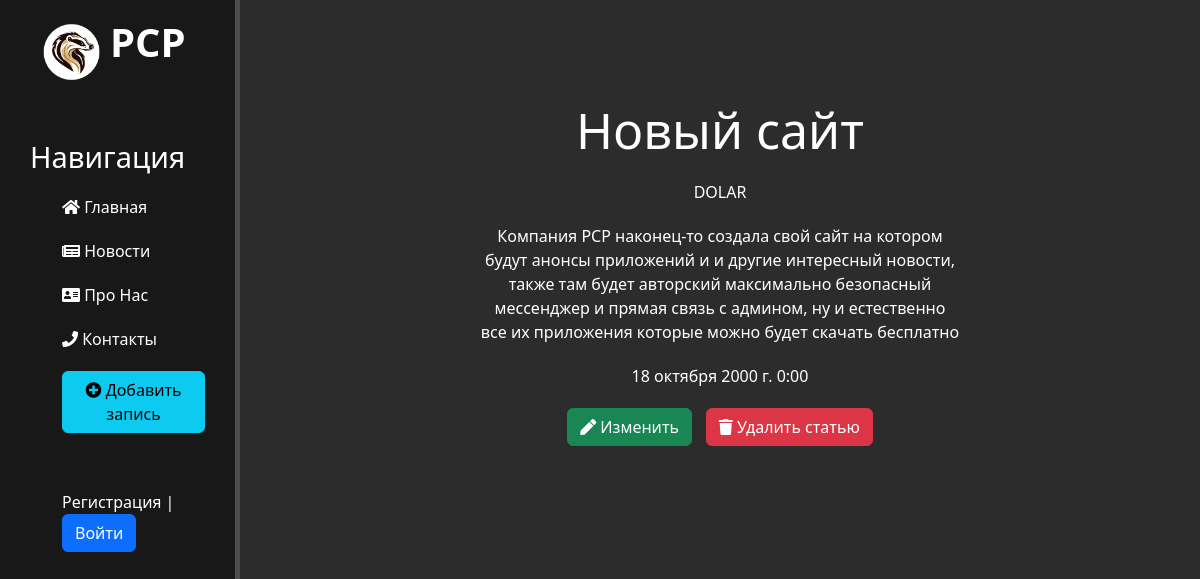
/news/5, run on the app's committed database.
### news/models.py (models this page shows, shortened)
class Aweitr(models.Model):
    title = models.CharField(
        "Название",
        max_length=50,
    )
    anons = models.CharField(
        "Анонс",
        max_length=250,
    )
    text = models.TextField("Текст")
    data = models.DateTimeField("Дата")
    class Meta:
        verbose_name = "Новость"
        verbose_name_plural = "Новости"

### news/views.py (the view)
# urls.py: path("<int:pk>", views.nowels.as_view(), name="nowel"),
class nowels(DetailView):
    model = Aweitr
    template_name = "news/gener.html"
    context_object_name = "post"

### news/templates/news/gener.html (shortened to what this page needs)
{% extends 'main/lod.html'%}
{% block body %}
<div class="fithers">
    <h1>{{ post.title }}</h1>
    <p>{{ post.anons }}</p>
    <p>{{ post.text }}</p>
    <p>{{ post.data }}</p>
    <a href="{% url 'ubate' post.id %}"><button class="btn btn-success"><i class="fas fa-solid fa-pen fa-bounce"></i> Изменить</button></a>
    <a href="{% url 'delete' post.id %}"><button class="btn btn-danger" type="submit"><i class="fas fa-solid fa-trash fa-bounce"></i> Удалить статью</button></a>
</div>
{%endblock%}

### main/static/main/css/main.css (style rules this page uses)
body { background-color: #2c2c2c; }

### main/templates/main/lod.html (style rules this page uses)
.fithers { float: left; color: #fff; margin-top: 100px; text-align: center; width: 75%; }
.fithers h1 { font-size: 50px; }
.fithers p { font-weight: 400; margin: 20px auto; }
a { text-decoration: none; }
@media (min-width: 768px) { .fithers { width: 100%; } }

### news/templates/news/gener.html (style rules this page uses)
.btn-success { margin-right: 2%; }
@media (min-width: 768px) { .fithers { width: 50%; } }
@media (min-width: 768px) { .fithers { margin-left: 25%; } }
@media (min-width: 768px) { .fithers h1 { margin-left: 0%; } }

### data on the page
Aweitr: title "Новый сайт", anons "DOLAR", text "Компания PCP наконец-то создала свой сайт на котором будут анонсы приложений и и другие интересный новости, также там будет авторский максимально безопасный мессенджер и прямая связь с админом, ну и естественно все их приложения которые можно будет скачать бесплатно", data "18 октября 2000 г. 0:00"
